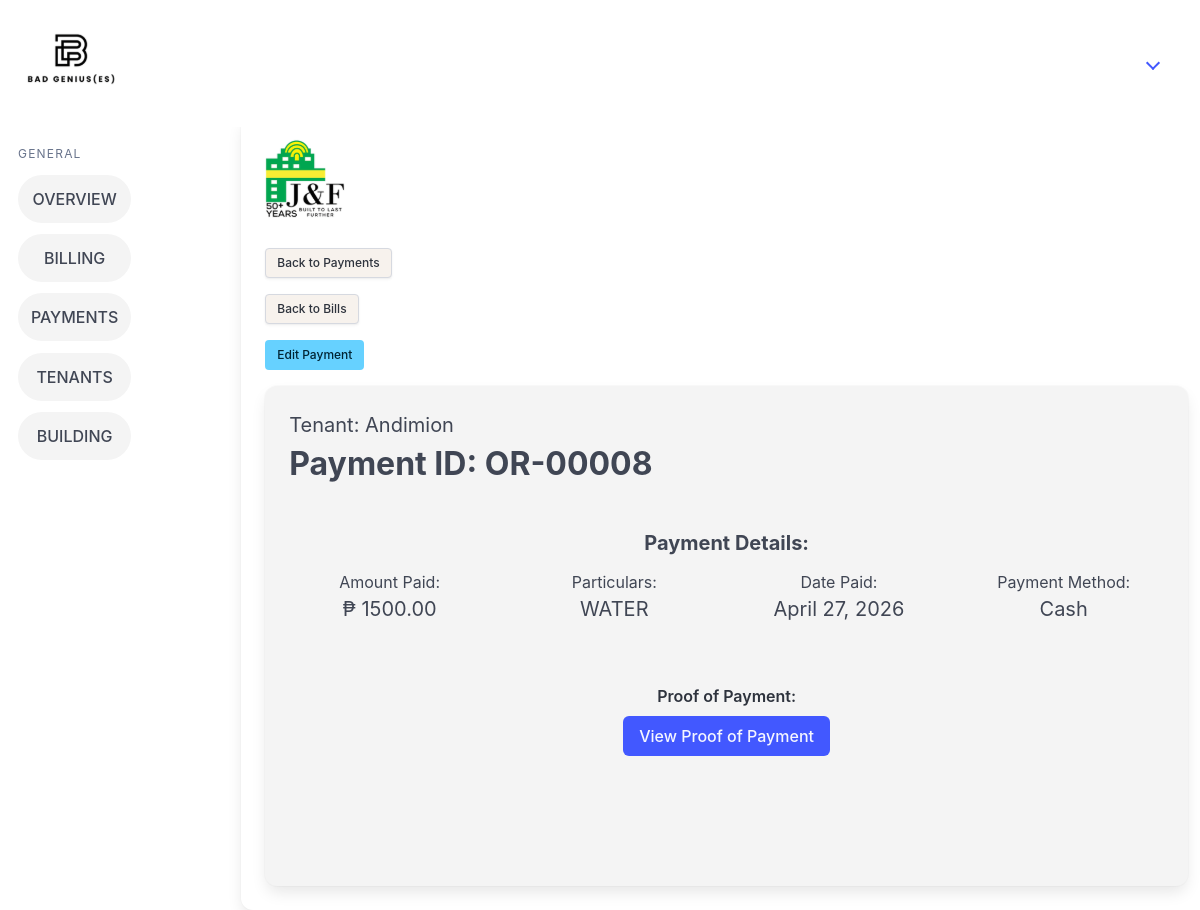
The app's page /payment_details/10/, older data.
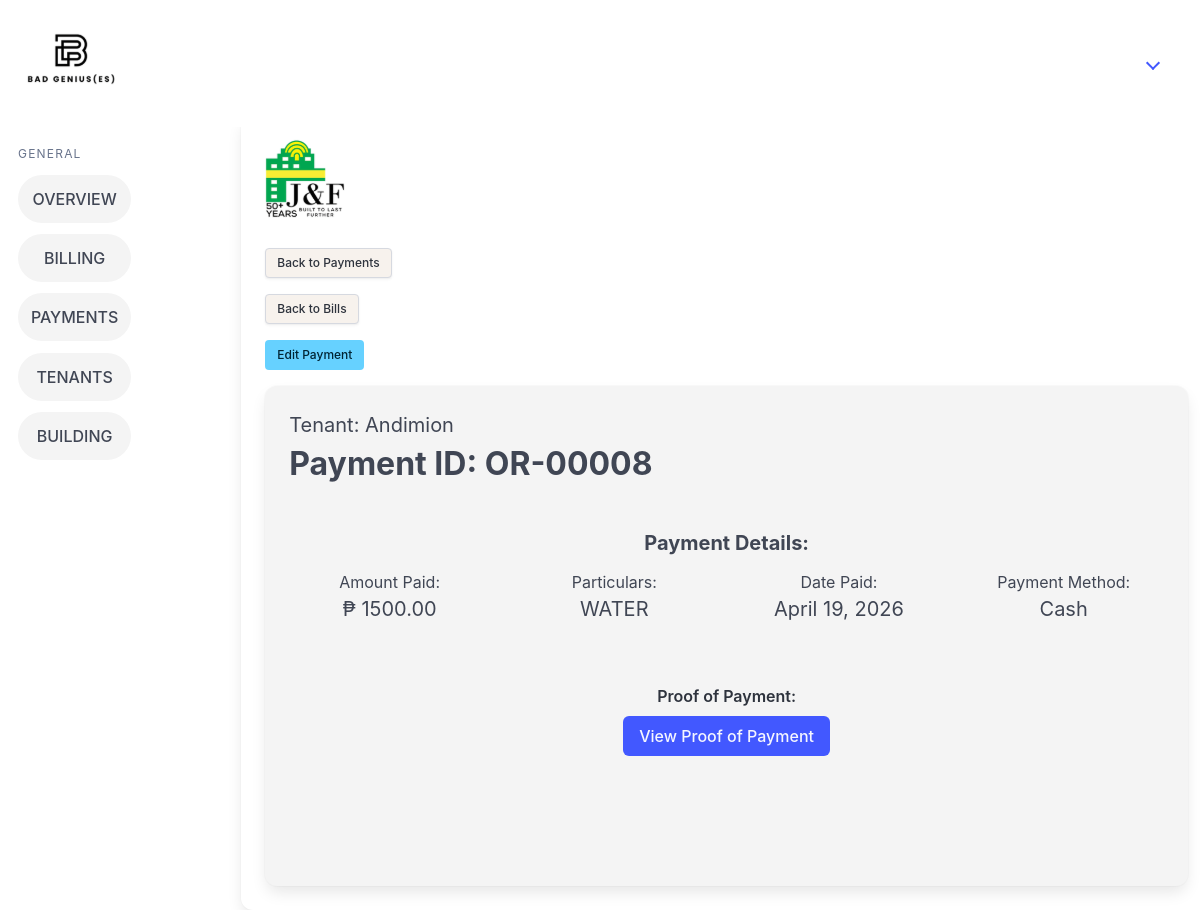
The same page, newer data.
### billingApp/models.py (models this page shows, shortened)
class Payment(models.Model):
    paymentMethodChoices = [
        ('CASH', 'Cash'),
        ('BANK_TRANSFER', 'Bank Transfer'),
        ('PDC', 'PDC'),]
    billingID = models.ForeignKey(BillingRecord, on_delete=models.CASCADE)
    tenantID = models.ForeignKey(Tenant, on_delete=models.CASCADE)
    modified_by = models.ForeignKey("Account", on_delete=models.SET_NULL, null=True, blank=True, related_name="+")
    modified_at = models.DateTimeField(auto_now=True, null=True, blank=True)
    datePaid = models.DateField()
    referenceNumber = models.CharField(max_length=50)
    verificationStatus = models.BooleanField(default=False)
    amountPaid = models.DecimalField(max_digits=12, decimal_places=2)
    subAccountName = models.CharField(max_length=50, null=True, blank=True)
    proofOfPayment = models.FileField(upload_to='proof_of_payment/', null=True, blank=True)
    paymentMethod = models.CharField(max_length=20, choices=paymentMethodChoices, null=True, blank=True)

### billingApp/views.py (the view)
# urls.py: path('payment_details/<int:pk>/', views.view_payment_details, name='payment_details'),
def view_payment_details(request, pk):
    payment = get_object_or_404(Payment, pk=pk)
    tenant = payment.tenantID
    bill = payment.billingID
    return render(request, "billingApp/payment_details.html", {"tenant": tenant, "payment": payment, "bill": bill})

### billingApp/templates/billingApp/payment_details.html (shortened to what this page needs)
{% extends 'billingApp/base.html' %} {% load static %} {% block content %}
</div>
<div class="is-right pb-4">
  <a href="{% url 'view_payments' pk=tenant.id %}" class="button is-small is-right" style="background-color: #f7f2ed">
    Back to Payments
  </a>
</div>
<div class="is-right pb-4">
  <a href="{% url 'view_bills' pk=tenant.id %}" class="button is-small is-right" style="background-color: #f7f2ed">
    Back to Bills
  </a>
</div>
<div class="is-right pb-4">
  <a href="{% url 'edit_payment' pk=payment.id %}" class="button is-small is-right is-info">
    Edit Payment
  </a>
</div>
<div class="card card2">
  <div class="card-content">
    <p class="is-size-5">Tenant: {{ tenant.companyName|default:tenant.contactPerson }}</p>
    <h1 class="is-size-3 has-text-weight-bold pb-5">Payment ID: {{ payment.referenceNumber }}</h1>
    <p class="is-size-5 has-text-weight-bold mt-4 has-text-centered">Payment Details:</p>
    <div class="columns has-text-centered">
      <div class="column pt-5">
        <p class="">Amount Paid:</p>
        <p class="is-size-5">₱ {{ payment.amountPaid }}</p>
      </div>
      <div class="column pt-5">
        <p class="">Particulars:</p>
        <p class="is-size-5">{{ bill.billingFor }}</p>
      </div>
      <div class="column pt-5">
        <p class="">Date Paid:</p>
        <p class="is-size-5">{{ payment.datePaid }}</p>
      </div>
      <div class="column pt-5">
        <p class="">Payment Method:</p>
        <p class="is-size-5">{{ payment.get_paymentMethod_display }}</p>
      </div>
    </div>
    {% if payment.proofOfPayment %}
    <div class="field has-text-centered mt-6">
      <label class="label">Proof of Payment:</label>
      <div class="control">
        <a href="{% url 'view_proof_of_payment' pk=payment.id %}" class="button is-link">View Proof of Payment</a>
      </div>
    </div>
    {% endif %}
  </div>
  {% endblock %}

Row changes from the older to the newer data that the page shows:
changed Payment "OR-00008": datePaid "April 27, 2026" → "April 19, 2026"
